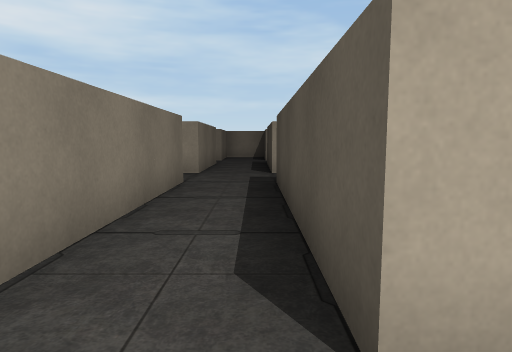
[1] (above)

17 first-person views from a walk through a 3-D level made in the Unity game engine. The camera is 1.4 m above the floor, tilts 6° down and sees 75° across. The floor is counted in squares, 2 m on a side. Each view is taken from the middle of a square. On the plan, view 1 faces up. The plan holds only what a view shows up to about 10 squares ahead; the rest is blank. The place goes on beyond the plan. Door leaves are left out, so doorways stand open. Some surface patterns are stand-ins.

[2]
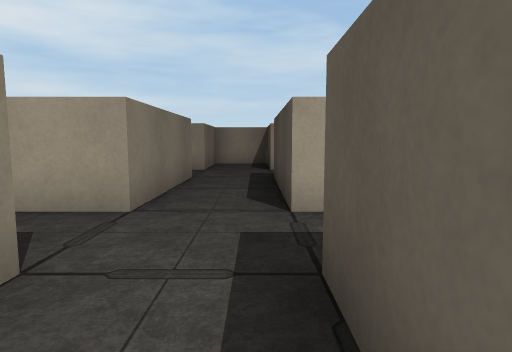

[3]
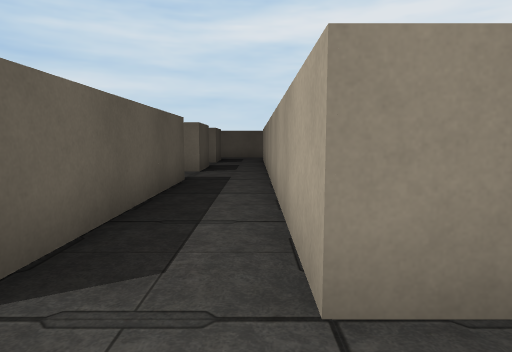

[4]
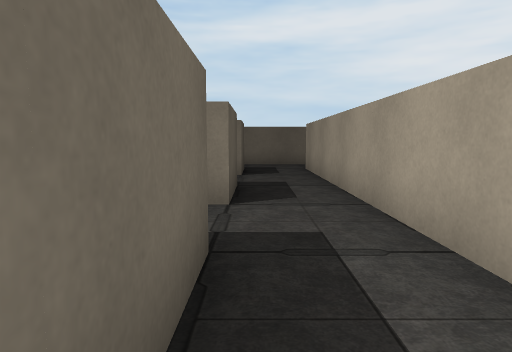

[5]
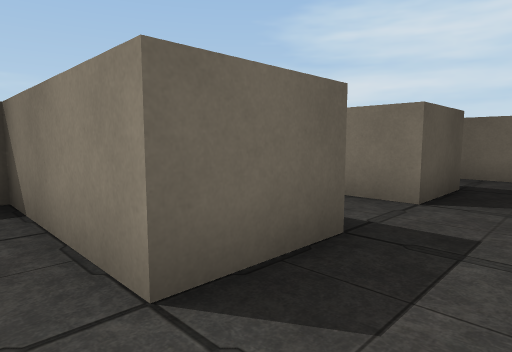

[6]
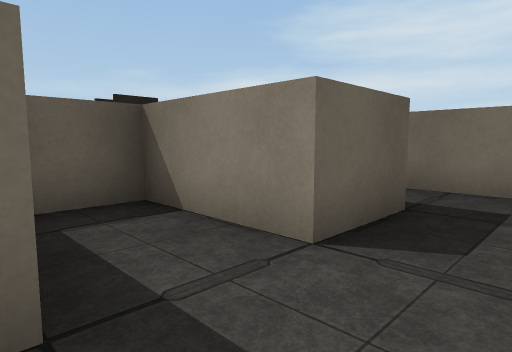

[7]
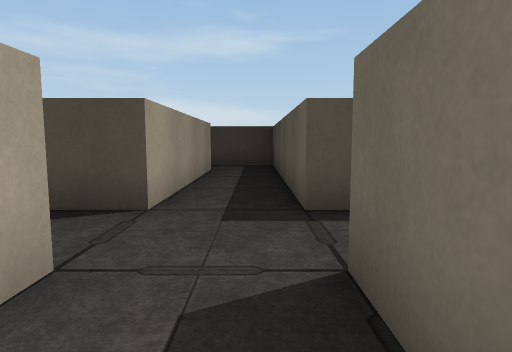

[8]
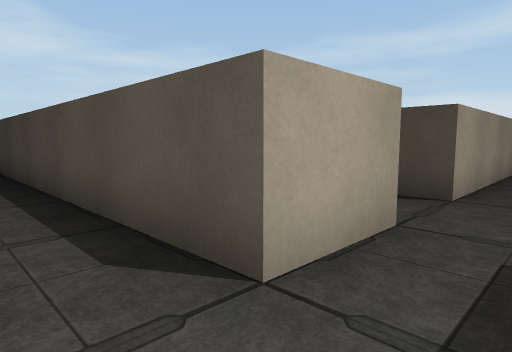

[9]
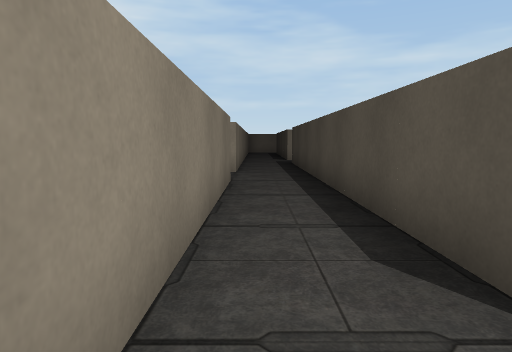

[10]
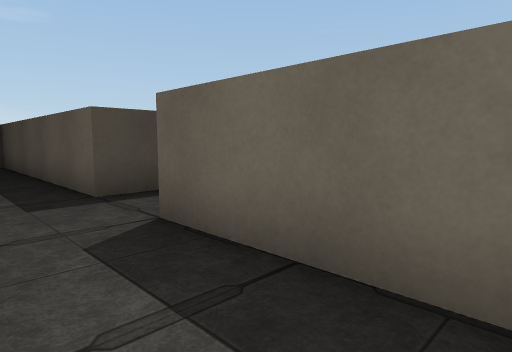

[11]
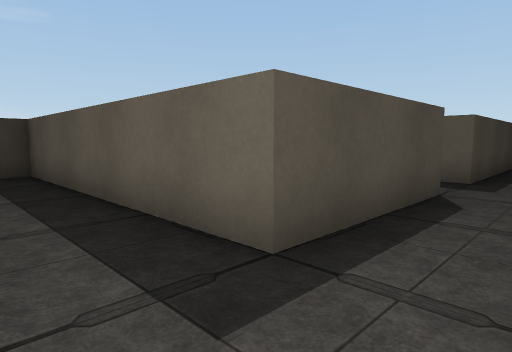

[12]
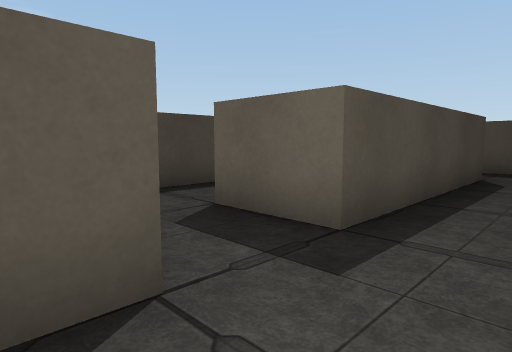

[13]
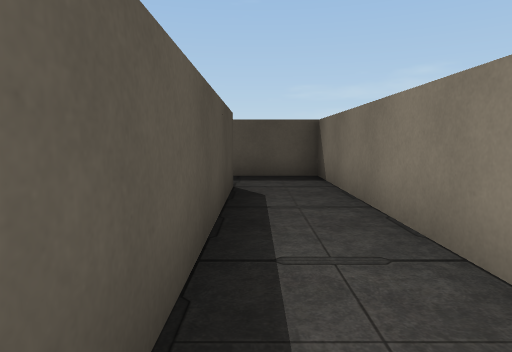

[14]
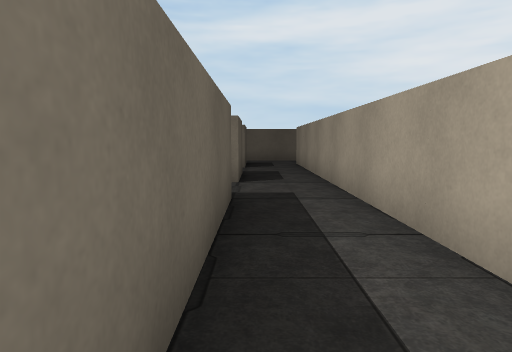

[15]
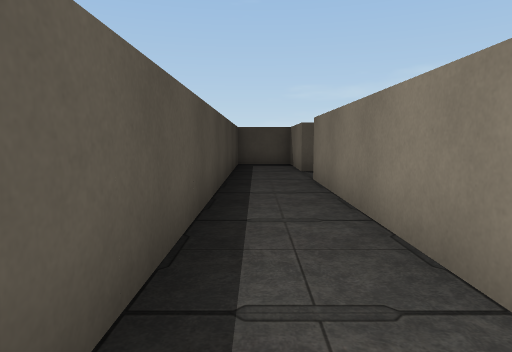

[16]
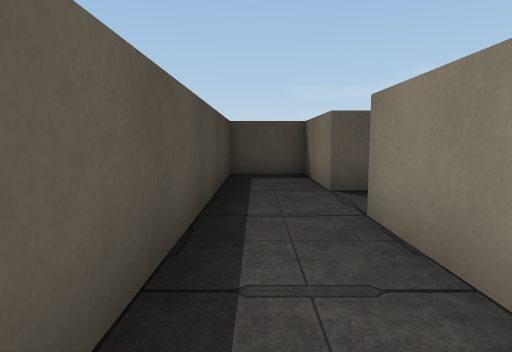

[17]
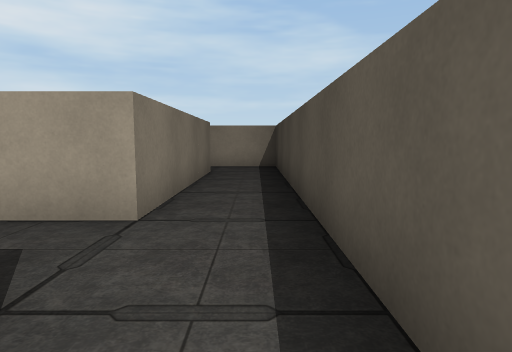

### Floor plan
Points are (right, up) in squares from view 1. A wall is a line through its corners. A room is listed if a view was taken in it or the views show most of it. See-through windows are left out.
Room 1 (views 1, 2, 3, 4, 5, 6, 11, 12, 13, 14)
walls: (-6.1, 5.7) (-1.6, 5.7); (-9.4, 5.7) (-7.7, 5.7) (-7.7, 3.5); (-12.5, 5.7) (-10.9, 5.7) (-10.9, 3.3) (-9.6, 3.3); (-1.2, 5.7) (-1.2, -0.7) (0.5, -0.7); (-14.1, 7.5) (-14.1, 5); (0.3, 0.9) (0.3, 5.7); (0.3, 7.3) (0.3, 10.5) (6.7, 10.5) (6.7, 11.4); (-1.2, 10.5) (-1.2, 7.3) (-12.5, 7.3); (-1.2, 14.1) (-1.2, 12.1); (5.1, 12.1) (0.3, 12.1) (0.3, 13.7)
ways out: opening at (-2, 11.5) to room 2; opening at (1.5, 0) to room 3; opening at (1.5, 6.5) to room 3; opening at (-7, 4.5); opening at (6, 12.5); open door at (-10, 3.5); open door at (-0.5, 14.5)
Room 2 (views 7, 8, 9, 10)
walls: (-1.2, 12.1) (-2.8, 12.1) (-2.8, 16.5); (-3.9, 10.5) (-1.2, 10.5); (-4.4, 16.5) (-4.4, 11.5)
ways out: opening at (-2, 11.5) to room 1
Room 3 (views 15, 16, 17)
walls: (0.3, 5.7) (1.9, 5.7) (1.9, 0.9) (0.3, 0.9); (0.5, -0.7) (1.9, -0.7) (1.9, -3.1) (3.5, -3.1) (3.5, 7.3) (0.3, 7.3)
ways out: opening at (1.5, 0) to room 1; opening at (1.5, 6.5) to room 1; open door at (2.5, -3)

Positions as (right, up) in squares from view 1, and headings:
1: (0, 0), facing up
2: (0, 4), facing up
3: (0, 7), facing left
4: (-4, 6), facing left
5: (-7, 7), facing down-left
6: (-9, 7), facing down-left
7: (-3, 11), facing right
8: (-4, 11), facing up-right
9: (-4, 11), facing up
10: (-4, 12), facing down-right
11: (-1, 12), facing down-right
12: (-1, 8), facing down-right
13: (0, 6), facing down
14: (-2, 6), facing left
15: (3, 7), facing down
16: (3, 4), facing down
17: (3, -2), facing up
